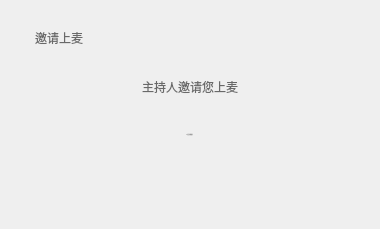
<?xml version="1.0" encoding="UTF-8"?>
<ui version="4.0">
 <class>InviteJoinWidget</class>
 <widget class="QWidget" name="InviteJoinWidget">
  <property name="geometry">
   <rect>
    <x>0</x>
    <y>0</y>
    <width>380</width>
    <height>229</height>
   </rect>
  </property>
  <property name="minimumSize">
   <size>
    <width>380</width>
    <height>229</height>
   </size>
  </property>
  <property name="maximumSize">
   <size>
    <width>380</width>
    <height>229</height>
   </size>
  </property>
  <property name="windowTitle">
   <string>InviteJoinWidget</string>
  </property>
  <property name="styleSheet">
   <string notr="true"/>
  </property>
  <layout class="QVBoxLayout" name="verticalLayout_2">
   <property name="leftMargin">
    <number>25</number>
   </property>
   <property name="topMargin">
    <number>20</number>
   </property>
   <property name="rightMargin">
    <number>25</number>
   </property>
   <item>
    <widget class="QWidget" name="widget_4" native="true">
     <property name="styleSheet">
      <string notr="true">QWidget{
background-color:rgba(0,0,0,0);
}</string>
     </property>
     <layout class="QGridLayout" name="gridLayout">
      <property name="leftMargin">
       <number>0</number>
      </property>
      <property name="topMargin">
       <number>0</number>
      </property>
      <property name="rightMargin">
       <number>0</number>
      </property>
      <property name="bottomMargin">
       <number>0</number>
      </property>
      <property name="spacing">
       <number>0</number>
      </property>
      <item row="0" column="0">
       <widget class="QWidget" name="widget_title" native="true">
        <property name="minimumSize">
         <size>
          <width>0</width>
          <height>35</height>
         </size>
        </property>
        <property name="maximumSize">
         <size>
          <width>16777215</width>
          <height>35</height>
         </size>
        </property>
        <property name="styleSheet">
         <string notr="true"/>
        </property>
        <layout class="QHBoxLayout" name="horizontalLayout_2">
         <property name="leftMargin">
          <number>10</number>
         </property>
         <property name="topMargin">
          <number>0</number>
         </property>
         <property name="bottomMargin">
          <number>0</number>
         </property>
         <item alignment="Qt::AlignHCenter">
          <widget class="QLabel" name="label">
           <property name="maximumSize">
            <size>
             <width>16777215</width>
             <height>50</height>
            </size>
           </property>
           <property name="styleSheet">
            <string notr="true">color:rgb(105,105,105);
font: 75 22px &quot;微软雅黑&quot;;</string>
           </property>
           <property name="text">
            <string>邀请上麦</string>
           </property>
          </widget>
         </item>
         <item>
          <spacer name="horizontalSpacer">
           <property name="orientation">
            <enum>Qt::Horizontal</enum>
           </property>
           <property name="sizeHint" stdset="0">
            <size>
             <width>40</width>
             <height>20</height>
            </size>
           </property>
          </spacer>
         </item>
         <item>
          <layout class="QGridLayout" name="layout_close"/>
         </item>
        </layout>
       </widget>
      </item>
      <item row="1" column="0">
       <widget class="QWidget" name="widget" native="true">
        <layout class="QVBoxLayout" name="verticalLayout">
         <item alignment="Qt::AlignHCenter">
          <widget class="QLabel" name="label_2">
           <property name="styleSheet">
            <string notr="true">color:rgb(105,105,105);
font: 75 22px &quot;微软雅黑&quot;;</string>
           </property>
           <property name="text">
            <string>主持人邀请您上麦</string>
           </property>
          </widget>
         </item>
         <item>
          <widget class="QWidget" name="widget_3" native="true">
           <layout class="QHBoxLayout" name="horizontalLayout_3">
            <item alignment="Qt::AlignHCenter">
             <widget class="QLabel" name="label_TimeNotice">
              <property name="font">
               <font>
                <family>微软雅黑</family>
                <pointsize>-1</pointsize>
                <weight>50</weight>
                <italic>false</italic>
                <bold>false</bold>
               </font>
              </property>
              <property name="styleSheet">
               <string notr="true">color:rgb(105,105,105);
font: 20px &quot;微软雅黑&quot;;</string>
              </property>
              <property name="text">
               <string>10s后自动拒绝</string>
              </property>
             </widget>
            </item>
           </layout>
          </widget>
         </item>
         <item>
          <widget class="QWidget" name="widget_2" native="true">
           <property name="minimumSize">
            <size>
             <width>0</width>
             <height>0</height>
            </size>
           </property>
           <layout class="QHBoxLayout" name="horizontalLayout">
            <item>
             <widget class="QToolButton" name="toolButtonAgree">
              <property name="minimumSize">
               <size>
                <width>90</width>
                <height>24</height>
               </size>
              </property>
              <property name="maximumSize">
               <size>
                <width>90</width>
                <height>24</height>
               </size>
              </property>
              <property name="text">
               <string/>
              </property>
              <property name="autoRepeat">
               <bool>false</bool>
              </property>
              <property name="autoRaise">
               <bool>true</bool>
              </property>
             </widget>
            </item>
            <item>
             <widget class="QToolButton" name="toolButtonRefuse">
              <property name="maximumSize">
               <size>
                <width>90</width>
                <height>24</height>
               </size>
              </property>
              <property name="styleSheet">
               <string notr="true">font: 16px &quot;微软雅黑&quot;;</string>
              </property>
              <property name="text">
               <string/>
              </property>
              <property name="autoRaise">
               <bool>true</bool>
              </property>
             </widget>
            </item>
           </layout>
          </widget>
         </item>
        </layout>
       </widget>
      </item>
     </layout>
    </widget>
   </item>
  </layout>
 </widget>
 <layoutdefault spacing="6" margin="11"/>
 <resources/>
 <connections/>
</ui>
